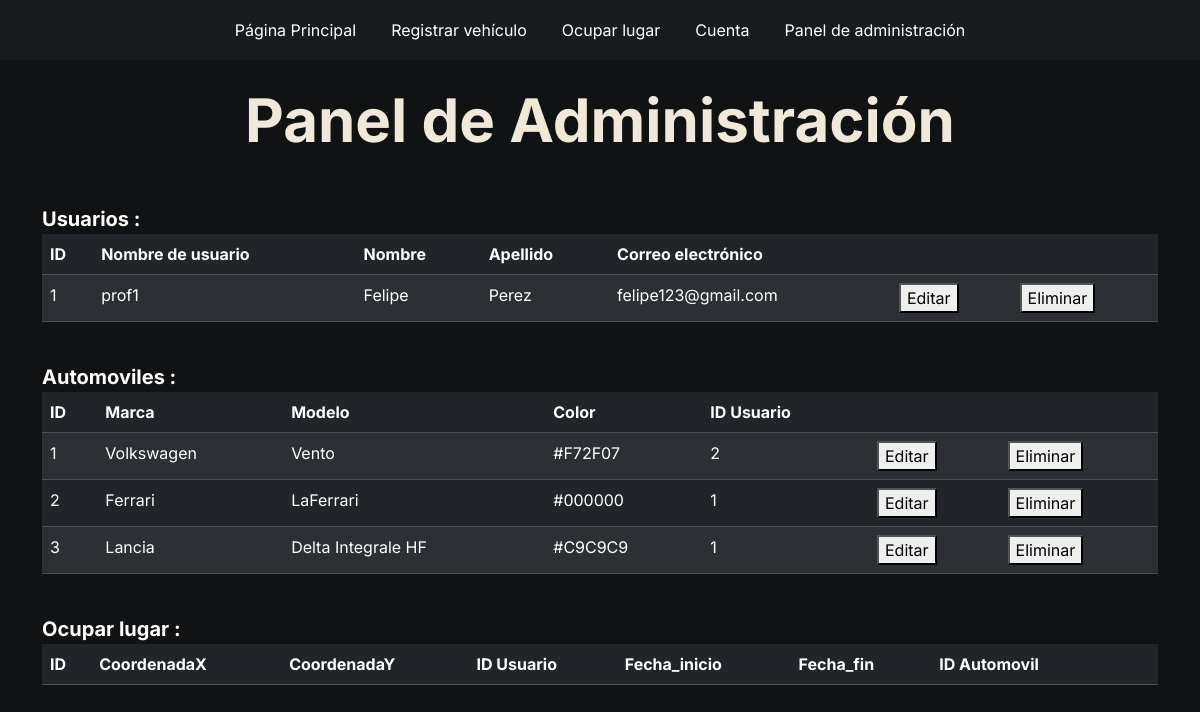
Page /panel_admin.php on the committed database.
### tables this page shows
CREATE TABLE usuario(
    id INT PRIMARY KEY AUTO_INCREMENT,
    nombre_usuario VARCHAR(50) NOT NULL UNIQUE,
    nombre VARCHAR(50) NOT NULL,
    apellido VARCHAR(50) NOT NULL,
    email VARCHAR(200) NOT NULL UNIQUE,
    contrasenia VARCHAR(200) NOT NULL
);

CREATE TABLE automovil(
    id INT PRIMARY KEY AUTO_INCREMENT,
    marca VARCHAR(100) NOT NULL,
    modelo VARCHAR(100) NOT NULL,
    color VARCHAR(50) NOT NULL,
    id_usuario INT NOT NULL,

    FOREIGN KEY(id_usuario) REFERENCES usuario(id)
);

### panel_admin.php (the view, shortened to what this page needs)
<?php
require_once ("conexion.php");
?>
<!DOCTYPE html>
<html lang="es">
<head>
    <link href="https://cdn.jsdelivr.net/npm/bootstrap@5.3.8/dist/css/bootstrap.min.css"
        rel="stylesheet"
>
</head>
<body>
    <div class="container-fluid p-0">
        <nav class="tarjetaArriba-principal">
            <a href="principal_admin.html">
                <p class="textoBlanco-principal">Página Principal</p>
            </a>
            <a href="registra_auto.html">
                <p class="textoBlanco-principal">Registrar vehículo</p>
            </a>
            <a href="ocupar_lugar.html">
                <p class="textoBlanco-principal">Ocupar lugar</p>
            </a>
            <a href="cuenta.php">
                <p class="textoBlanco-principal">Cuenta</p>
            </a>
            <a href="panel_admin.php">
                <p class="textoBlanco-principal">Panel de administración</p>
            </a>
        </nav>
<br>
            <div class="container">
                <div class="row align-items-center">
                    <center>
                    <h1 class="textoPrincipal">Panel de Administración</h1>
                    </center>
                <div class="col-12">
                    <br><br>
                    <label class="textoPanel">Usuarios :</label>
        <br>
                    <table class="table table-dark table-striped">
                        <thead>
                            <tr>
                                <th scope="col">ID</th>
                                <th scope="col">Nombre de usuario</th>
                                <th scope="col">Nombre</th>
                                <th scope="col">Apellido</th>
                                <th scope="col">Correo electrónico</th>
                                <th scope="col"></th>
                                <th scope="col"></th>
                            </tr>
                        </thead>
                        <tbody>
                            <?php
                            $sql1 = "SELECT * FROM usuario";
                            $resultado1 = $conexion->query($sql1);
                            while ($fila1 = $resultado1->fetch(PDO::FETCH_ASSOC)) {
                                echo "<tr>";
                                echo "<td>" . $fila1['id'] . "</td>";
                                echo "<td>" . $fila1['nombre_usuario'] . "</td>";
                                echo "<td>" . $fila1['nombre'] . "</td>";
                                echo "<td>" . $fila1['apellido'] . "</td>";
                                echo "<td>" . $fila1['email'] . "</td>";
                                echo "<td><button class='boton' onclick='editar_usuario(" . $fila1['id'] . ")'>Editar</button></td>";
                                echo "<td><button class='boton' onclick='eliminar_usuario(" . $fila1['id'] . ")'>Eliminar</button></td>";
                                echo "</tr>";
                            }
                            ?>
                        </tbody>
                    </table>
                    <br>
                    <label class="textoPanel">Automoviles :</label>
                    <br>
                                 <table class="table table-dark table-striped">
                        <thead>
                            <tr>
                                <th scope="col">ID</th>
                                <th scope="col">Marca</th>
                                <th scope="col">Modelo</th>
                                <th scope="col">Color</th>
                                <th scope="col">ID Usuario</th>
                                <th scope="col"></th>
                                <th scope="col"></th>
                            </tr>
                        </thead>
                        <tbody>
                            <?php
                            $sql2 = "SELECT * FROM automovil";
                            $resultado2 = $conexion->query($sql2);
                            while ($fila2 = $resultado2->fetch(PDO::FETCH_ASSOC)) {
                                echo "<tr>";
                                echo "<td>" . $fila2['id'] . "</td>";
                                echo "<td>" . $fila2['marca'] . "</td>";
                                echo "<td>" . $fila2['modelo'] . "</td>";
                                echo "<td>" . $fila2['color'] . "</td>";
                                echo "<td>" . $fila2['id_usuario'] . "</td>";
                                echo "<td><button class='boton' onclick='editar_automovil(" . $fila2['id'] . ")'>Editar</button></td>";
                                echo "<td><button class='boton' onclick='eliminar_automovil(" . $fila2['id'] . ")'>Eliminar</button></td>";
                                echo "</tr>";
                            }
                            ?>
                        </tbody>
                    </table>
                    <br>
                        <label class="textoPanel">Ocupar lugar :</label>
                    <br>
                                     <table class="table table-dark table-striped">
                        <thead>
                            <tr>
                                <th scope="col">ID</th>
                                <th scope="col">CoordenadaX</th>
                                <th scope="col">CoordenadaY</th>
                                <th scope="col">ID Usuario</th>
                                <th scope="col">Fecha_inicio</th>
                                <th scope="col">Fecha_fin</th>
                                <th scope="col">ID Automovil</th>
                                <th scope="col"></th>
                                <th scope="col"></th>
                            </tr>
                        </thead>
                    </table>
                </div>
            </div>
    </div>
</body>
</html>

### panel_admin.php (style rules this page uses)
* { box-sizing: border-box; }
html { scroll-behavior: smooth; }
body { margin: 0; padding: 0; background-color: #101214; color: white; font-family: "Inter", sans-serif; overflow-x: hidden; }
.tarjetaArriba-principal { background-color: #181C1F; width: 100%; min-height: 60px; display: flex; justify-content: center; align-items: center; gap: 35px; padding: 10px 20px; flex-wrap: wrap; }
.tarjetaArriba-principal a { text-decoration: none; color: white; margin: 0; }
.textoBlanco-principal { color: white; margin: 0; font-family: "Inter", sans-serif; transition: 0.3s; }
.textoPanel { color: white; margin: 0; font-family: "Inter", sans-serif; font-size: 20px; font-weight: bold; }
.textoPrincipal { font-size: clamp(40px, 5vw, 70px); font-weight: bold; color: #f0e8d8; margin: 0; max-width: 900px; }

### rows in the picture
usuario: id "1", nombre_usuario "prof1", nombre "Felipe", apellido "Perez", email "felipe123@gmail.com"
automovil: id "1", marca "Volkswagen", modelo "Vento", color "#F72F07", id_usuario "2"
automovil: id "2", marca "Ferrari", modelo "LaFerrari", color "#000000", id_usuario "1"
automovil: id "3", marca "Lancia", modelo "Delta Integrale HF", color "#C9C9C9", id_usuario "1"
